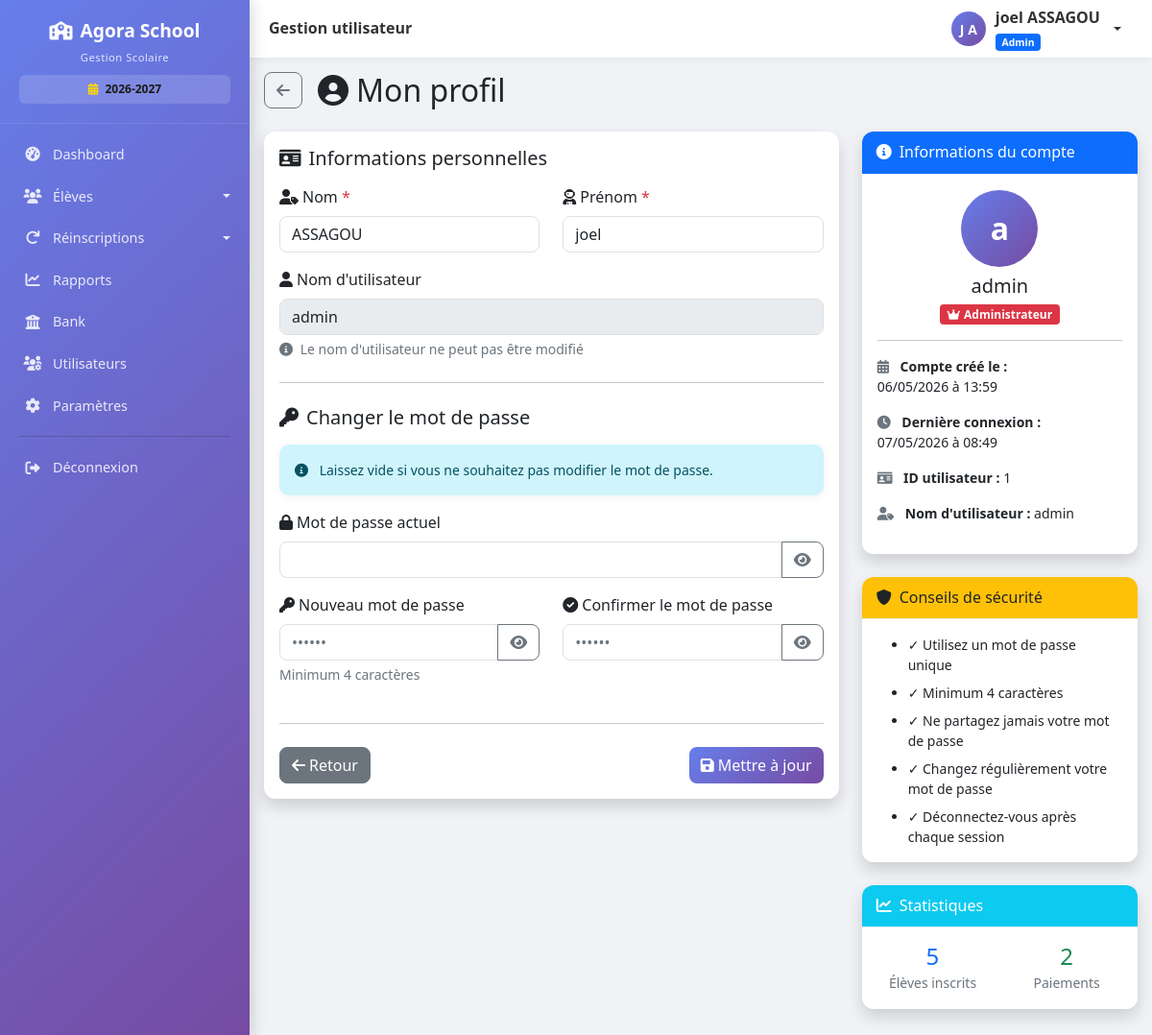
/profil (signed in), run on an earlier commit of the app's database.
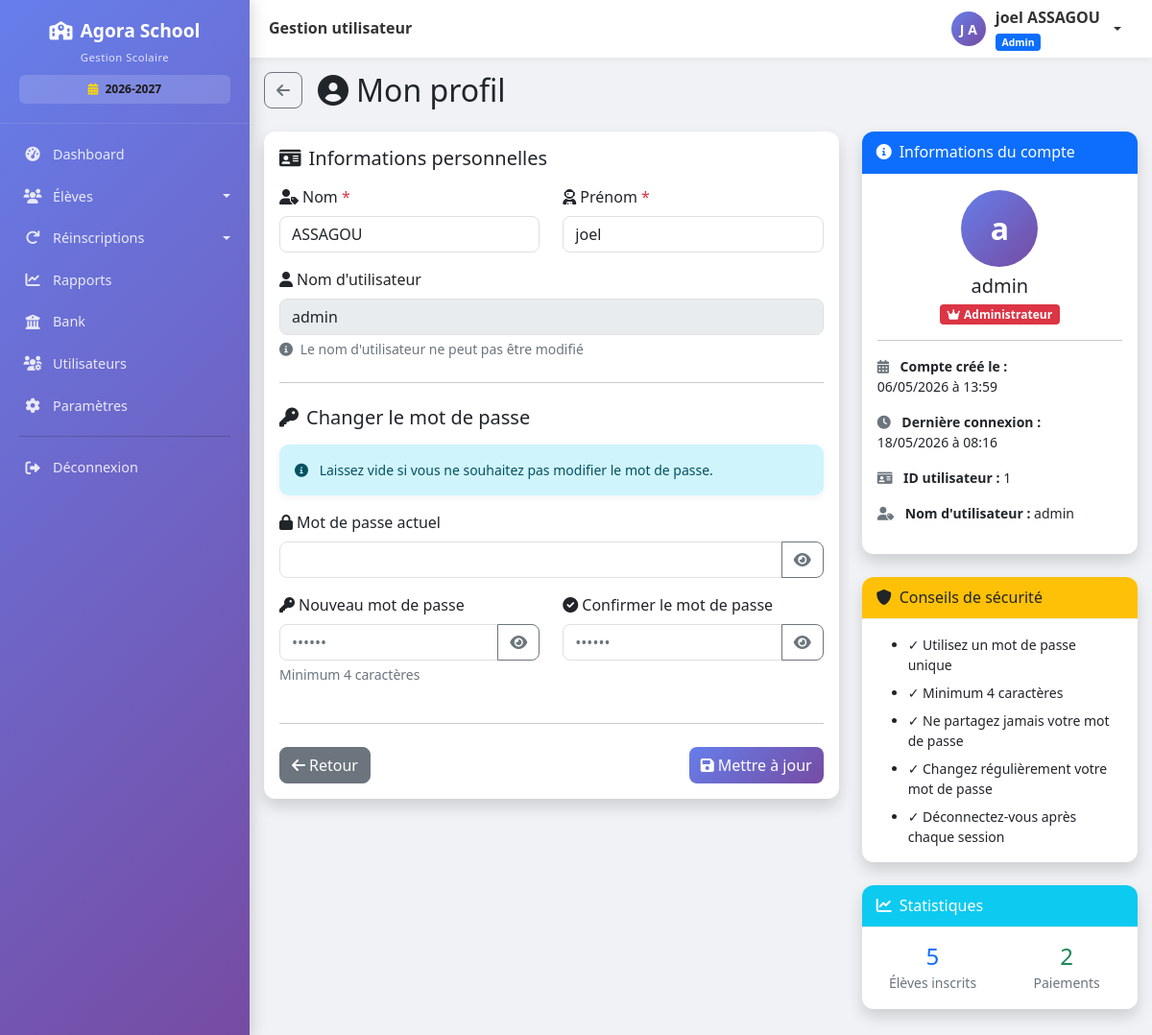
And on a later commit of the database.
### models.py (models this page shows, shortened)
class User(UserMixin, db.Model):
    __tablename__ = 'users'
    id = db.Column(db.Integer, primary_key=True)
    username = db.Column(db.String(80), unique=True, nullable=False, index=True)
    password_hash = db.Column(db.String(200), nullable=False)
    nom = db.Column(db.String(100), nullable=False)
    prenom = db.Column(db.String(100), nullable=False)
    role = db.Column(db.String(20), default='user')  # admin, comptable, user
    actif = db.Column(db.Boolean, default=True)
    created_at = db.Column(db.DateTime, default=datetime.utcnow)
    last_login = db.Column(db.DateTime, nullable=True)
    @property
    def nom_complet(self):
        return f"{self.prenom} {self.nom}"

### routes.py (the view, shortened to what this page needs)
@app.route('/profil', methods=['GET', 'POST'])
@login_required
def profil():
    total_eleves_inscrits = Eleve.query.count()
    total_paiements_effectues = Paiement.query.count()
    tous_eleves = Eleve.query.all()
    eleves_avec_solde = sum(1 for e in tous_eleves if e.solde > 0)
    return render_template('utilisateurs/profil.html',
                         user=current_user,
                         total_eleves_inscrits=total_eleves_inscrits,
                         total_paiements_effectues=total_paiements_effectues,
                         eleves_avec_solde=eleves_avec_solde)

### app.py (called while the page is built)
@app.after_request
def close_db_connection(response):
    try:
        db.session.close()
    except:
        pass
    return response

### models.py (called while the page is built)
    @property
    def frais_scolarite_total(self):
        return self.frais_scolarite or 0

    @property
    def solde(self):
        return self.frais_scolarite_total - self.montant_paye

### routes.py (called while the page is built)
@login_manager.user_loader
def load_user(user_id):
    return User.query.get(int(user_id))

@app.context_processor
def injecter_parametres_ecole():
    try:
        from models import Parametre
        params = Parametre.query.all()
        parametres = {p.cle: p.valeur for p in params}
    except:
        parametres = {}
    defaults = {
        'nom_ecole': 'GS LAUREADES',
        'adresse_ecole': 'Adresse de l\'école',
        'telephone_ecole': '',
        'email_notification': '',
        'devise': 'FCFA',
        'annee_scolaire': '2024-2025'
    }
    for key, value in defaults.items():
        if key not in parametres or not parametres[key]:
            parametres[key] = value
    return dict(parametres_ecole=parametres)

### templates/utilisateurs/profil.html (shortened to what the changed rows need)
{% extends "base.html" %}
{% block content %}
<div class="d-flex align-items-center mb-4">
    <h2 class="mb-0"><i class="fas fa-user-circle me-2"></i>Mon profil</h2>
</div>
<div class="row">
    <div class="col-lg-8">
        <div class="card shadow">
            <div class="card-body">
                <form method="POST" id="profileForm">
                    <div class="row">
                        <div class="col-md-6 mb-3">
                            <label for="nom" class="form-label">
                                <i class="fas fa-user-tag me-1"></i>Nom
                                <span class="text-danger">*</span>
                            </label>
                            <input type="text"
                                   class="form-control"
                                   id="nom"
                                   name="nom"
                                   value="{{ current_user.nom }}"
                                   required
                                   minlength="2">
                        </div>
                        <div class="col-md-6 mb-3">
                            <label for="prenom" class="form-label">
                                <i class="fas fa-user-astronaut me-1"></i>Prénom
                                <span class="text-danger">*</span>
                            </label>
                            <input type="text"
                                   class="form-control"
                                   id="prenom"
                                   name="prenom"
                                   value="{{ current_user.prenom }}"
                                   required
                                   minlength="2">
                        </div>
                    </div>
                    <div class="mb-3">
                        <label class="form-label">
                            <i class="fas fa-user me-1"></i>Nom d'utilisateur
                        </label>
                        <input type="text" class="form-control" value="{{ current_user.username }}" disabled>
                        <div class="form-text text-muted">
                            <i class="fas fa-info-circle me-1"></i>
                            Le nom d'utilisateur ne peut pas être modifié
                        </div>
                    </div>
                </form>
            </div>
        </div>
    </div>
    <div class="col-lg-4">
        <div class="card shadow mb-4">
            <div class="card-body">
                <div class="text-center mb-3">
                    <div class="avatar-lg mx-auto mb-2">
                        <span class="avatar-initials">{{ current_user.username[0] }}</span>
                    </div>
                    <h5 class="mb-1">{{ current_user.username }}</h5>
                    <span class="badge {% if current_user.role == 'admin' %}bg-danger{% elif current_user.role == 'comptable' %}bg-warning text-dark{% else %}bg-info{% endif %}">
                        {% if current_user.role == 'admin' %}
                            <i class="fas fa-crown me-1"></i>Administrateur
                        {% elif current_user.role == 'comptable' %}
                            <i class="fas fa-calculator me-1"></i>Comptable
                        {% else %}
                            <i class="fas fa-user me-1"></i>Opérateur
                        {% endif %}
                    </span>
                </div>
                <ul class="list-unstyled small">
                    <li class="mb-3">
                        <i class="fas fa-calendar-alt me-2 text-muted"></i>
                        <strong>Compte créé le :</strong><br>
                        {{ current_user.created_at.strftime('%d/%m/%Y à %H:%M') if current_user.created_at else 'N/A' }}
                    </li>
                    <li class="mb-3">
                        <i class="fas fa-clock me-2 text-muted"></i>
                        <strong>Dernière connexion :</strong><br>
                        {{ current_user.last_login.strftime('%d/%m/%Y à %H:%M') if current_user.last_login else 'Première connexion' }}
                    </li>
                    <li class="mb-3">
                        <i class="fas fa-id-card me-2 text-muted"></i>
                        <strong>ID utilisateur :</strong> {{ current_user.id }}
                    </li>
                    <li>
                        <i class="fas fa-user-tag me-2 text-muted"></i>
                        <strong>Nom d'utilisateur :</strong> {{ current_user.username }}
                    </li>
                </ul>
            </div>
        </div>
    </div>
</div>
{% endblock %}

### templates/base.html (shortened to what the changed rows need)
<!DOCTYPE html>
<html lang="fr">
<head>
    <link href="https://cdn.jsdelivr.net/npm/bootstrap@5.1.3/dist/css/bootstrap.min.css" rel="stylesheet">
    <link rel="stylesheet" href="https://cdnjs.cloudflare.com/ajax/libs/font-awesome/6.0.0/css/all.min.css">
    <link href="https://cdn.datatables.net/1.11.5/css/dataTables.bootstrap5.min.css" rel="stylesheet">
</head>
<body>
    <div class="app-layout">
        <main class="main-area">
            {% if current_user.is_authenticated %}
            <header class="topbar">
                <div class="d-flex align-items-center gap-2">
                    <h5>{% block page_title %}Gestion utilisateur{% endblock %}</h5>
                </div>
                <div class="dropdown">
                    <a href="#" class="user-dropdown dropdown-toggle" data-bs-toggle="dropdown" aria-label="Menu utilisateur">
                        <div class="user-avatar">
                            {{ current_user.prenom[0]|upper if current_user.prenom else current_user.username[0]|upper }}
                            {{ current_user.nom[0]|upper if current_user.nom else '' }}
                        </div>
                        <div class="d-none d-md-block text-start">
                            <strong>{{ current_user.nom_complet or current_user.username }}</strong>
                            <div>
                                <span class="badge bg-{{ 'primary' if current_user.role == 'admin' else 'warning' if current_user.role == 'comptable' else 'info' }}"
                                      style="font-size:0.65rem;">
                                    {{ current_user.role|capitalize }}
                                </span>
                            </div>
                        </div>
                    </a>
                </div>
            </header>
            {% endif %}
            <div class="page-content" id="pageContent">
                {% block content %}{% endblock %}
            </div>
        </main>
    </div>
</body>
</html>

What changed in the data, as far as the page shows it:
changed User "admin": last_login "07/05/2026 à 08:49" → "18/05/2026 à 08:16"
